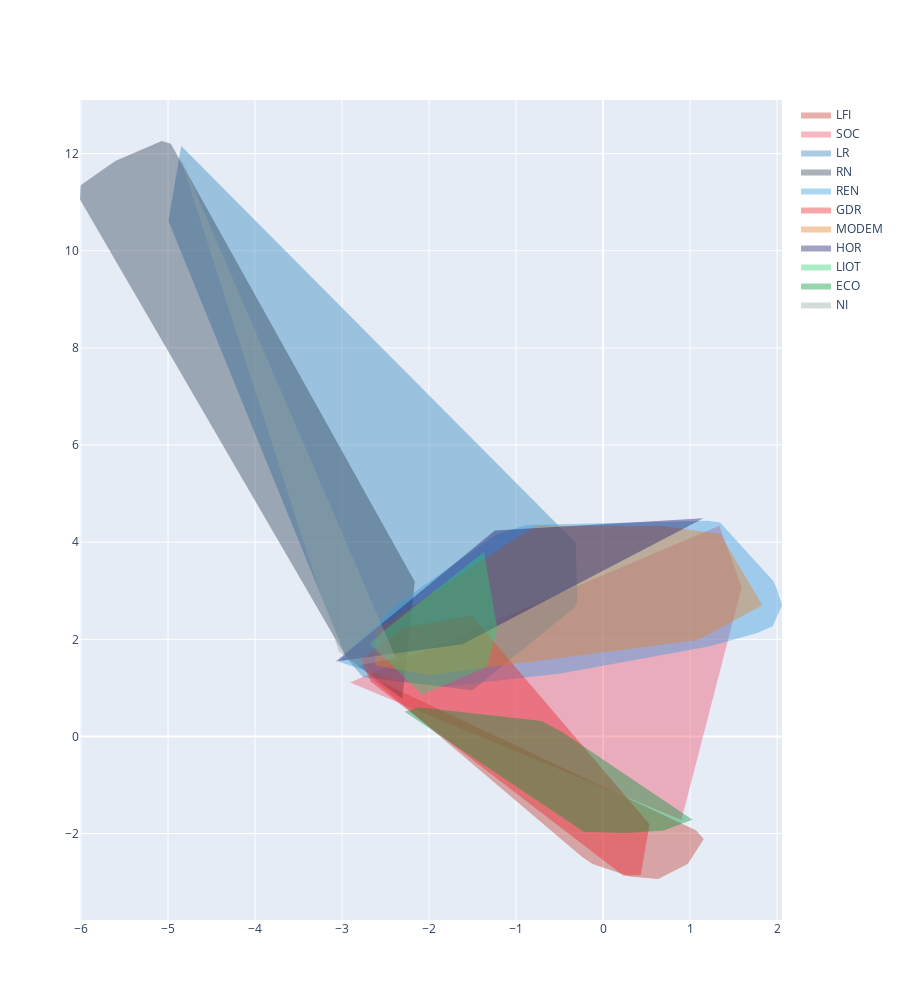

The cell this chart's notebook holds for it:
### Code cell
hulls = {}
for group,data in df_corpus.groupby("groupe_sigle"):
    deputies = data.username.values
    idx = np.isin(model.dv.index_to_key,deputies)
    points = user_vec_reduced[idx]
    try:
        hull = ConvexHull(points).vertices
        hulls[group] = points[hull]
    except:
        pass
fig =go.Figure()
for group in df_corpus.groupe_sigle.unique():
    try:
        fig.add_trace(go.Scatter(x=hulls[group][:,0],y=hulls[group][:,1], fill="toself",line=dict(width=0),fillcolor=gp_politique_color[group],opacity=0.4,hoveron=None,name=group,mode="lines"))
    except:
        pass
fig.update_layout(height=1000)
fig

### Figure 1 — Plotly figure (JSON) as saved in the notebook; plotly's stock layout.template omitted (floating-point values rounded to 4 significant figures)
{"data": [{"fill": "toself", "fillcolor": "#c0392b", "line": {"width": 0}, "mode": "lines", "name": "LFI", "opacity": 0.4, "type": "scatter", "x": [1.068, -2.681, -0.2464, -0.1469, -0.1205, 0.3093, 0.6338, 0.9735, 1.158], "y": [-1.93, 1.227, -2.47, -2.602, -2.626, -2.884, -2.936, -2.629, -2.112]}, {"fill": "toself", "fillcolor": "#ED4C67", "line": {"width": 0}, "mode": "lines", "name": "SOC", "opacity": 0.4, "type": "scatter", "x": [-2.908, 0.9007, 1.594, 1.337], "y": [1.112, -1.721, 3.074, 4.34]}, {"fill": "toself", "fillcolor": "#2980b9", "line": {"width": 0}, "mode": "lines", "name": "LR", "opacity": 0.4, "type": "scatter", "x": [-4.995, -2.948, -2.758, -1.501, -0.328, -0.2944, -0.3123, -4.848], "y": [10.61, 1.607, 1.218, 0.9489, 2.654, 2.772, 3.981, 12.16]}, {"fill": "toself", "fillcolor": "#2c3e50", "line": {"width": 0}, "mode": "lines", "name": "RN", "opacity": 0.4, "type": "scatter", "x": [-6.012, -2.957, -2.308, -2.163, -4.968, -5.072, -5.6, -5.69, -6.004], "y": [11.06, 1.639, 0.7781, 3.187, 12.2, 12.26, 11.85, 11.74, 11.35]}, {"fill": "toself", "fillcolor": "#3498db", "line": {"width": 0}, "mode": "lines", "name": "REN", "opacity": 0.4, "type": "scatter", "x": [-2.404, -3.042, -2.321, -1.812, -0.4881, 1.215, 1.773, 1.95, 2.057, 2.0, 1.957, 1.345, 1.205, -0.8733, -0.9499, -1.232], "y": [2.672, 1.54, 1.13, 1.028, 1.296, 1.851, 2.129, 2.268, 2.701, 3.032, 3.203, 4.405, 4.441, 4.355, 4.316, 4.156]}, {"fill": "toself", "fillcolor": "#EA2027", "line": {"width": 0}, "mode": "lines", "name": "GDR", "opacity": 0.4, "type": "scatter", "x": [0.5347, -1.513, -2.301, -2.779, -2.786, -2.669, 0.2358, 0.4331], "y": [-1.81, 2.49, 2.24, 1.601, 1.587, 1.124, -2.869, -2.855]}, {"fill": "toself", "fillcolor": "#e67e22", "line": {"width": 0}, "mode": "lines", "name": "MODEM", "opacity": 0.4, "type": "scatter", "x": [1.831, 1.345, 0.6935, -0.756, -0.8145, -2.615, -2.621, -2.003, 1.089], "y": [2.701, 4.168, 4.333, 4.337, 4.296, 2.184, 1.467, 1.262, 1.986]}, {"fill": "toself", "fillcolor": "#1B1464", "line": {"width": 0}, "mode": "lines", "name": "HOR", "opacity": 0.4, "type": "scatter", "x": [-1.244, -3.072, -1.618, 1.155], "y": [4.239, 1.543, 1.898, 4.492]}, {"fill": "toself", "fillcolor": "#2ecc71", "line": {"width": 0}, "mode": "lines", "name": "LIOT", "opacity": 0.4, "type": "scatter", "x": [-1.215, -1.369, -2.531, -2.678, -2.079, -1.339], "y": [2.217, 3.798, 2.162, 1.908, 0.866, 1.423]}, {"fill": "toself", "fillcolor": "#009432", "line": {"width": 0}, "mode": "lines", "name": "ECO", "opacity": 0.4, "type": "scatter", "x": [-2.279, -0.2202, 0.2619, 0.6946, 1.028, -0.4571, -0.7041, -2.121], "y": [0.5058, -1.965, -1.99, -1.936, -1.717, 0.07529, 0.3153, 0.6024]}, {"fill": "toself", "fillcolor": "#95a5a6", "line": {"width": 0}, "mode": "lines", "name": "NI", "opacity": 0.4, "type": "scatter", "x": [-2.381, -4.878, -3.038, -2.846], "y": [1.615, 12.02, 1.751, 1.451]}], "layout": {"height": 1000}}
